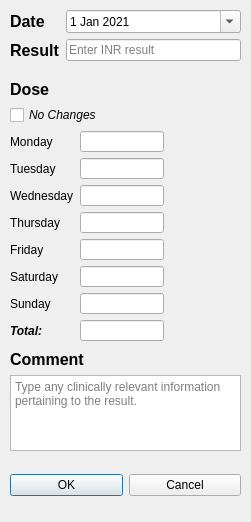
<?xml version="1.0" encoding="UTF-8"?>
<ui version="4.0">
 <class>DlgAddResult</class>
 <widget class="QDialog" name="DlgAddResult">
  <property name="geometry">
   <rect>
    <x>0</x>
    <y>0</y>
    <width>251</width>
    <height>522</height>
   </rect>
  </property>
  <property name="windowTitle">
   <string>Add Result</string>
  </property>
  <widget class="QWidget" name="formLayoutWidget">
   <property name="geometry">
    <rect>
     <x>10</x>
     <y>10</y>
     <width>231</width>
     <height>61</height>
    </rect>
   </property>
   <layout class="QFormLayout" name="lytDateResult">
    <item row="0" column="0">
     <widget class="QLabel" name="lblDate">
      <property name="font">
       <font>
        <pointsize>12</pointsize>
        <weight>75</weight>
        <bold>true</bold>
       </font>
      </property>
      <property name="text">
       <string>Date</string>
      </property>
     </widget>
    </item>
    <item row="0" column="1">
     <widget class="QDateEdit" name="dteDate">
      <property name="toolTip">
       <string>Enter date of the blood draw</string>
      </property>
      <property name="dateTime">
       <datetime>
        <hour>0</hour>
        <minute>0</minute>
        <second>0</second>
        <year>2021</year>
        <month>1</month>
        <day>1</day>
       </datetime>
      </property>
      <property name="calendarPopup">
       <bool>true</bool>
      </property>
     </widget>
    </item>
    <item row="1" column="1">
     <widget class="QLineEdit" name="ledResult">
      <property name="toolTip">
       <string>Enter the INR result</string>
      </property>
      <property name="placeholderText">
       <string>Enter INR result</string>
      </property>
     </widget>
    </item>
    <item row="1" column="0">
     <widget class="QLabel" name="lblResult">
      <property name="font">
       <font>
        <pointsize>12</pointsize>
        <weight>75</weight>
        <bold>true</bold>
       </font>
      </property>
      <property name="text">
       <string>Result</string>
      </property>
     </widget>
    </item>
   </layout>
  </widget>
  <widget class="QWidget" name="verticalLayoutWidget">
   <property name="geometry">
    <rect>
     <x>10</x>
     <y>350</y>
     <width>231</width>
     <height>101</height>
    </rect>
   </property>
   <layout class="QVBoxLayout" name="lytComment">
    <item>
     <widget class="QLabel" name="lblComment">
      <property name="font">
       <font>
        <pointsize>12</pointsize>
        <weight>75</weight>
        <bold>true</bold>
       </font>
      </property>
      <property name="text">
       <string>Comment</string>
      </property>
     </widget>
    </item>
    <item>
     <widget class="QTextEdit" name="txtComment">
      <property name="toolTip">
       <string>Add clinically relevant comments</string>
      </property>
      <property name="tabChangesFocus">
       <bool>false</bool>
      </property>
      <property name="placeholderText">
       <string>Type any clinically relevant information pertaining to the result.</string>
      </property>
     </widget>
    </item>
   </layout>
  </widget>
  <widget class="QWidget" name="verticalLayoutWidget_2">
   <property name="geometry">
    <rect>
     <x>10</x>
     <y>80</y>
     <width>154</width>
     <height>261</height>
    </rect>
   </property>
   <layout class="QVBoxLayout" name="lytDose">
    <item>
     <widget class="QLabel" name="lblDoseTitle">
      <property name="font">
       <font>
        <pointsize>12</pointsize>
        <weight>75</weight>
        <bold>true</bold>
       </font>
      </property>
      <property name="text">
       <string>Dose</string>
      </property>
      <property name="alignment">
       <set>Qt::AlignLeading|Qt::AlignLeft|Qt::AlignVCenter</set>
      </property>
     </widget>
    </item>
    <item>
     <widget class="QCheckBox" name="chkNoChanges">
      <property name="font">
       <font>
        <italic>true</italic>
       </font>
      </property>
      <property name="toolTip">
       <string>Click the checkbox if no changes were made to the regimen from the patient's last appointment.</string>
      </property>
      <property name="text">
       <string>No Changes</string>
      </property>
     </widget>
    </item>
    <item>
     <layout class="QFormLayout" name="lytDailyDoses">
      <item row="0" column="0">
       <widget class="QLabel" name="lblMonday">
        <property name="text">
         <string>Monday</string>
        </property>
       </widget>
      </item>
      <item row="0" column="1">
       <widget class="QLineEdit" name="ledMonday"/>
      </item>
      <item row="1" column="0">
       <widget class="QLabel" name="lblTuesday">
        <property name="text">
         <string>Tuesday</string>
        </property>
       </widget>
      </item>
      <item row="1" column="1">
       <widget class="QLineEdit" name="ledTuesday"/>
      </item>
      <item row="2" column="0">
       <widget class="QLabel" name="lblWednesday">
        <property name="text">
         <string>Wednesday</string>
        </property>
       </widget>
      </item>
      <item row="2" column="1">
       <widget class="QLineEdit" name="ledWednesday"/>
      </item>
      <item row="3" column="0">
       <widget class="QLabel" name="lblThursday">
        <property name="text">
         <string>Thursday</string>
        </property>
       </widget>
      </item>
      <item row="3" column="1">
       <widget class="QLineEdit" name="ledThursday"/>
      </item>
      <item row="4" column="0">
       <widget class="QLabel" name="lblFriday">
        <property name="text">
         <string>Friday</string>
        </property>
       </widget>
      </item>
      <item row="4" column="1">
       <widget class="QLineEdit" name="ledFriday"/>
      </item>
      <item row="5" column="0">
       <widget class="QLabel" name="lblSaturday">
        <property name="text">
         <string>Saturday</string>
        </property>
       </widget>
      </item>
      <item row="5" column="1">
       <widget class="QLineEdit" name="ledSaturday"/>
      </item>
      <item row="6" column="0">
       <widget class="QLabel" name="lblSunday">
        <property name="text">
         <string>Sunday</string>
        </property>
       </widget>
      </item>
      <item row="6" column="1">
       <widget class="QLineEdit" name="ledSunday"/>
      </item>
      <item row="7" column="0">
       <widget class="QLabel" name="lblTotal">
        <property name="font">
         <font>
          <weight>75</weight>
          <italic>true</italic>
          <bold>true</bold>
         </font>
        </property>
        <property name="text">
         <string>Total:</string>
        </property>
       </widget>
      </item>
      <item row="7" column="1">
       <widget class="QLineEdit" name="ledTotal">
        <property name="font">
         <font>
          <weight>75</weight>
          <bold>true</bold>
         </font>
        </property>
        <property name="readOnly">
         <bool>true</bool>
        </property>
       </widget>
      </item>
     </layout>
    </item>
   </layout>
  </widget>
  <widget class="QWidget" name="horizontalLayoutWidget">
   <property name="geometry">
    <rect>
     <x>10</x>
     <y>460</y>
     <width>231</width>
     <height>51</height>
    </rect>
   </property>
   <layout class="QHBoxLayout" name="lytButton">
    <item>
     <widget class="QPushButton" name="btnOK">
      <property name="text">
       <string>OK</string>
      </property>
     </widget>
    </item>
    <item>
     <widget class="QPushButton" name="btnCancel">
      <property name="text">
       <string>Cancel</string>
      </property>
     </widget>
    </item>
   </layout>
  </widget>
 </widget>
 <tabstops>
  <tabstop>dteDate</tabstop>
  <tabstop>ledResult</tabstop>
  <tabstop>chkNoChanges</tabstop>
  <tabstop>ledMonday</tabstop>
  <tabstop>ledTuesday</tabstop>
  <tabstop>ledWednesday</tabstop>
  <tabstop>ledThursday</tabstop>
  <tabstop>ledFriday</tabstop>
  <tabstop>ledSaturday</tabstop>
  <tabstop>ledSunday</tabstop>
  <tabstop>txtComment</tabstop>
 </tabstops>
 <resources/>
 <connections/>
</ui>
